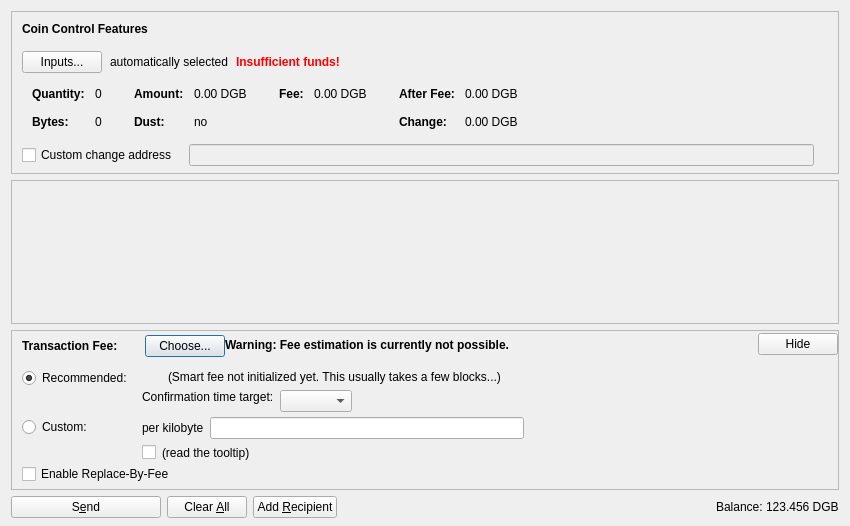
<?xml version="1.0" encoding="UTF-8"?>
<ui version="4.0">
 <class>SendCoinsDialog</class>
 <widget class="QDialog" name="SendCoinsDialog">
  <property name="geometry">
   <rect>
    <x>0</x>
    <y>0</y>
    <width>850</width>
    <height>526</height>
   </rect>
  </property>
  <property name="windowTitle">
   <string>Send Coins</string>
  </property>
  <layout class="QVBoxLayout" name="verticalLayout" stretch="0,1,0,0">
   <property name="bottomMargin">
    <number>8</number>
   </property>
   <item>
    <widget class="QFrame" name="frameCoinControl">
     <property name="sizePolicy">
      <sizepolicy hsizetype="Expanding" vsizetype="Expanding">
       <horstretch>0</horstretch>
       <verstretch>0</verstretch>
      </sizepolicy>
     </property>
     <property name="maximumSize">
      <size>
       <width>16777215</width>
       <height>16777215</height>
      </size>
     </property>
     <property name="frameShape">
      <enum>QFrame::StyledPanel</enum>
     </property>
     <property name="frameShadow">
      <enum>QFrame::Sunken</enum>
     </property>
     <layout class="QVBoxLayout" name="verticalLayoutCoinControl2">
      <property name="spacing">
       <number>0</number>
      </property>
      <property name="leftMargin">
       <number>0</number>
      </property>
      <property name="topMargin">
       <number>0</number>
      </property>
      <property name="rightMargin">
       <number>0</number>
      </property>
      <property name="bottomMargin">
       <number>6</number>
      </property>
      <item>
       <layout class="QVBoxLayout" name="verticalLayoutCoinControl" stretch="0,0,0,0,1">
        <property name="spacing">
         <number>0</number>
        </property>
        <property name="leftMargin">
         <number>10</number>
        </property>
        <property name="topMargin">
         <number>10</number>
        </property>
        <item>
         <layout class="QHBoxLayout" name="horizontalLayoutCoinControl1">
          <property name="bottomMargin">
           <number>15</number>
          </property>
          <item>
           <widget class="QLabel" name="labelCoinControlFeatures">
            <property name="sizePolicy">
             <sizepolicy hsizetype="Preferred" vsizetype="Maximum">
              <horstretch>0</horstretch>
              <verstretch>0</verstretch>
             </sizepolicy>
            </property>
            <property name="font">
             <font>
              <weight>75</weight>
              <bold>true</bold>
             </font>
            </property>
            <property name="styleSheet">
             <string notr="true">font-weight:bold;</string>
            </property>
            <property name="text">
             <string>Coin Control Features</string>
            </property>
           </widget>
          </item>
         </layout>
        </item>
        <item>
         <layout class="QHBoxLayout" name="horizontalLayoutCoinControl2" stretch="0,0,0,0">
          <property name="spacing">
           <number>8</number>
          </property>
          <property name="bottomMargin">
           <number>10</number>
          </property>
          <item>
           <widget class="QPushButton" name="pushButtonCoinControl">
            <property name="styleSheet">
             <string notr="true"/>
            </property>
            <property name="text">
             <string>Inputs...</string>
            </property>
            <property name="autoDefault">
             <bool>false</bool>
            </property>
           </widget>
          </item>
          <item>
           <widget class="QLabel" name="labelCoinControlAutomaticallySelected">
            <property name="text">
             <string>automatically selected</string>
            </property>
            <property name="margin">
             <number>5</number>
            </property>
           </widget>
          </item>
          <item>
           <widget class="QLabel" name="labelCoinControlInsuffFunds">
            <property name="font">
             <font>
              <weight>75</weight>
              <bold>true</bold>
             </font>
            </property>
            <property name="styleSheet">
             <string notr="true">color:red;font-weight:bold;</string>
            </property>
            <property name="text">
             <string>Insufficient funds!</string>
            </property>
            <property name="margin">
             <number>5</number>
            </property>
           </widget>
          </item>
          <item>
           <spacer name="horizontalSpacerCoinControl">
            <property name="orientation">
             <enum>Qt::Horizontal</enum>
            </property>
            <property name="sizeHint" stdset="0">
             <size>
              <width>40</width>
              <height>1</height>
             </size>
            </property>
           </spacer>
          </item>
         </layout>
        </item>
        <item>
         <widget class="QWidget" name="widgetCoinControl" native="true">
          <property name="sizePolicy">
           <sizepolicy hsizetype="Preferred" vsizetype="Preferred">
            <horstretch>0</horstretch>
            <verstretch>0</verstretch>
           </sizepolicy>
          </property>
          <property name="minimumSize">
           <size>
            <width>0</width>
            <height>0</height>
           </size>
          </property>
          <property name="styleSheet">
           <string notr="true"/>
          </property>
          <layout class="QHBoxLayout" name="horizontalLayoutCoinControl5">
           <property name="leftMargin">
            <number>0</number>
           </property>
           <property name="topMargin">
            <number>0</number>
           </property>
           <property name="rightMargin">
            <number>0</number>
           </property>
           <property name="bottomMargin">
            <number>0</number>
           </property>
           <item>
            <layout class="QHBoxLayout" name="horizontalLayoutCoinControl3" stretch="0,0,0,1">
             <property name="spacing">
              <number>20</number>
             </property>
             <property name="topMargin">
              <number>0</number>
             </property>
             <property name="bottomMargin">
              <number>10</number>
             </property>
             <item>
              <layout class="QFormLayout" name="formLayoutCoinControl1">
               <property name="horizontalSpacing">
                <number>10</number>
               </property>
               <property name="verticalSpacing">
                <number>14</number>
               </property>
               <property name="leftMargin">
                <number>10</number>
               </property>
               <property name="topMargin">
                <number>4</number>
               </property>
               <property name="rightMargin">
                <number>6</number>
               </property>
               <item row="0" column="0">
                <widget class="QLabel" name="labelCoinControlQuantityText">
                 <property name="font">
                  <font>
                   <weight>75</weight>
                   <bold>true</bold>
                  </font>
                 </property>
                 <property name="text">
                  <string>Quantity:</string>
                 </property>
                 <property name="margin">
                  <number>0</number>
                 </property>
                </widget>
               </item>
               <item row="0" column="1">
                <widget class="QLabel" name="labelCoinControlQuantity">
                 <property name="cursor">
                  <cursorShape>IBeamCursor</cursorShape>
                 </property>
                 <property name="contextMenuPolicy">
                  <enum>Qt::ActionsContextMenu</enum>
                 </property>
                 <property name="text">
                  <string notr="true">0</string>
                 </property>
                 <property name="margin">
                  <number>0</number>
                 </property>
                 <property name="textInteractionFlags">
                  <set>Qt::LinksAccessibleByMouse|Qt::TextSelectableByKeyboard|Qt::TextSelectableByMouse</set>
                 </property>
                </widget>
               </item>
               <item row="1" column="0">
                <widget class="QLabel" name="labelCoinControlBytesText">
                 <property name="font">
                  <font>
                   <weight>75</weight>
                   <bold>true</bold>
                  </font>
                 </property>
                 <property name="text">
                  <string>Bytes:</string>
                 </property>
                </widget>
               </item>
               <item row="1" column="1">
                <widget class="QLabel" name="labelCoinControlBytes">
                 <property name="cursor">
                  <cursorShape>IBeamCursor</cursorShape>
                 </property>
                 <property name="contextMenuPolicy">
                  <enum>Qt::ActionsContextMenu</enum>
                 </property>
                 <property name="text">
                  <string notr="true">0</string>
                 </property>
                 <property name="textInteractionFlags">
                  <set>Qt::LinksAccessibleByMouse|Qt::TextSelectableByKeyboard|Qt::TextSelectableByMouse</set>
                 </property>
                </widget>
               </item>
              </layout>
             </item>
             <item>
              <layout class="QFormLayout" name="formLayoutCoinControl2">
               <property name="horizontalSpacing">
                <number>10</number>
               </property>
               <property name="verticalSpacing">
                <number>14</number>
               </property>
               <property name="leftMargin">
                <number>6</number>
               </property>
               <property name="topMargin">
                <number>4</number>
               </property>
               <property name="rightMargin">
                <number>6</number>
               </property>
               <item row="0" column="0">
                <widget class="QLabel" name="labelCoinControlAmountText">
                 <property name="font">
                  <font>
                   <weight>75</weight>
                   <bold>true</bold>
                  </font>
                 </property>
                 <property name="text">
                  <string>Amount:</string>
                 </property>
                 <property name="margin">
                  <number>0</number>
                 </property>
                </widget>
               </item>
               <item row="0" column="1">
                <widget class="QLabel" name="labelCoinControlAmount">
                 <property name="cursor">
                  <cursorShape>IBeamCursor</cursorShape>
                 </property>
                 <property name="contextMenuPolicy">
                  <enum>Qt::ActionsContextMenu</enum>
                 </property>
                 <property name="text">
                  <string notr="true">0.00 DGB</string>
                 </property>
                 <property name="textInteractionFlags">
                  <set>Qt::LinksAccessibleByMouse|Qt::TextSelectableByKeyboard|Qt::TextSelectableByMouse</set>
                 </property>
                </widget>
               </item>
               <item row="1" column="0">
                <widget class="QLabel" name="labelCoinControlLowOutputText">
                 <property name="font">
                  <font>
                   <weight>75</weight>
                   <bold>true</bold>
                  </font>
                 </property>
                 <property name="text">
                  <string>Dust:</string>
                 </property>
                </widget>
               </item>
               <item row="1" column="1">
                <widget class="QLabel" name="labelCoinControlLowOutput">
                 <property name="cursor">
                  <cursorShape>IBeamCursor</cursorShape>
                 </property>
                 <property name="contextMenuPolicy">
                  <enum>Qt::ActionsContextMenu</enum>
                 </property>
                 <property name="text">
                  <string notr="true">no</string>
                 </property>
                 <property name="textInteractionFlags">
                  <set>Qt::LinksAccessibleByMouse|Qt::TextSelectableByKeyboard|Qt::TextSelectableByMouse</set>
                 </property>
                </widget>
               </item>
              </layout>
             </item>
             <item>
              <layout class="QFormLayout" name="formLayoutCoinControl3">
               <property name="horizontalSpacing">
                <number>10</number>
               </property>
               <property name="verticalSpacing">
                <number>14</number>
               </property>
               <property name="leftMargin">
                <number>6</number>
               </property>
               <property name="topMargin">
                <number>4</number>
               </property>
               <property name="rightMargin">
                <number>6</number>
               </property>
               <item row="0" column="0">
                <widget class="QLabel" name="labelCoinControlFeeText">
                 <property name="font">
                  <font>
                   <weight>75</weight>
                   <bold>true</bold>
                  </font>
                 </property>
                 <property name="text">
                  <string>Fee:</string>
                 </property>
                 <property name="margin">
                  <number>0</number>
                 </property>
                </widget>
               </item>
               <item row="0" column="1">
                <widget class="QLabel" name="labelCoinControlFee">
                 <property name="cursor">
                  <cursorShape>IBeamCursor</cursorShape>
                 </property>
                 <property name="contextMenuPolicy">
                  <enum>Qt::ActionsContextMenu</enum>
                 </property>
                 <property name="text">
                  <string notr="true">0.00 DGB</string>
                 </property>
                 <property name="textInteractionFlags">
                  <set>Qt::LinksAccessibleByMouse|Qt::TextSelectableByKeyboard|Qt::TextSelectableByMouse</set>
                 </property>
                </widget>
               </item>
              </layout>
             </item>
             <item>
              <layout class="QFormLayout" name="formLayoutCoinControl4">
               <property name="horizontalSpacing">
                <number>10</number>
               </property>
               <property name="verticalSpacing">
                <number>14</number>
               </property>
               <property name="leftMargin">
                <number>6</number>
               </property>
               <property name="topMargin">
                <number>4</number>
               </property>
               <property name="rightMargin">
                <number>6</number>
               </property>
               <item row="0" column="0">
                <widget class="QLabel" name="labelCoinControlAfterFeeText">
                 <property name="font">
                  <font>
                   <weight>75</weight>
                   <bold>true</bold>
                  </font>
                 </property>
                 <property name="text">
                  <string>After Fee:</string>
                 </property>
                 <property name="margin">
                  <number>0</number>
                 </property>
                </widget>
               </item>
               <item row="0" column="1">
                <widget class="QLabel" name="labelCoinControlAfterFee">
                 <property name="cursor">
                  <cursorShape>IBeamCursor</cursorShape>
                 </property>
                 <property name="contextMenuPolicy">
                  <enum>Qt::ActionsContextMenu</enum>
                 </property>
                 <property name="text">
                  <string notr="true">0.00 DGB</string>
                 </property>
                 <property name="textInteractionFlags">
                  <set>Qt::LinksAccessibleByMouse|Qt::TextSelectableByKeyboard|Qt::TextSelectableByMouse</set>
                 </property>
                </widget>
               </item>
               <item row="1" column="0">
                <widget class="QLabel" name="labelCoinControlChangeText">
                 <property name="font">
                  <font>
                   <weight>75</weight>
                   <bold>true</bold>
                  </font>
                 </property>
                 <property name="text">
                  <string>Change:</string>
                 </property>
                </widget>
               </item>
               <item row="1" column="1">
                <widget class="QLabel" name="labelCoinControlChange">
                 <property name="cursor">
                  <cursorShape>IBeamCursor</cursorShape>
                 </property>
                 <property name="contextMenuPolicy">
                  <enum>Qt::ActionsContextMenu</enum>
                 </property>
                 <property name="text">
                  <string notr="true">0.00 DGB</string>
                 </property>
                 <property name="textInteractionFlags">
                  <set>Qt::LinksAccessibleByMouse|Qt::TextSelectableByKeyboard|Qt::TextSelectableByMouse</set>
                 </property>
                </widget>
               </item>
              </layout>
             </item>
            </layout>
           </item>
          </layout>
         </widget>
        </item>
        <item>
         <layout class="QHBoxLayout" name="horizontalLayoutCoinControl4" stretch="0,0,0">
          <property name="spacing">
           <number>12</number>
          </property>
          <property name="sizeConstraint">
           <enum>QLayout::SetDefaultConstraint</enum>
          </property>
          <property name="topMargin">
           <number>5</number>
          </property>
          <property name="rightMargin">
           <number>5</number>
          </property>
          <item>
           <widget class="QCheckBox" name="checkBoxCoinControlChange">
            <property name="toolTip">
             <string>If this is activated, but the change address is empty or invalid, change will be sent to a newly generated address.</string>
            </property>
            <property name="text">
             <string>Custom change address</string>
            </property>
           </widget>
          </item>
          <item>
           <widget class="QValidatedLineEdit" name="lineEditCoinControlChange">
            <property name="enabled">
             <bool>false</bool>
            </property>
            <property name="sizePolicy">
             <sizepolicy hsizetype="Expanding" vsizetype="Fixed">
              <horstretch>0</horstretch>
              <verstretch>0</verstretch>
             </sizepolicy>
            </property>
           </widget>
          </item>
          <item>
           <widget class="QLabel" name="labelCoinControlChangeLabel">
            <property name="sizePolicy">
             <sizepolicy hsizetype="Preferred" vsizetype="Expanding">
              <horstretch>0</horstretch>
              <verstretch>0</verstretch>
             </sizepolicy>
            </property>
            <property name="minimumSize">
             <size>
              <width>0</width>
              <height>0</height>
             </size>
            </property>
            <property name="text">
             <string/>
            </property>
            <property name="margin">
             <number>3</number>
            </property>
           </widget>
          </item>
         </layout>
        </item>
        <item>
         <spacer name="verticalSpacerCoinControl">
          <property name="orientation">
           <enum>Qt::Vertical</enum>
          </property>
          <property name="sizeHint" stdset="0">
           <size>
            <width>800</width>
            <height>1</height>
           </size>
          </property>
         </spacer>
        </item>
       </layout>
      </item>
     </layout>
    </widget>
   </item>
   <item>
    <widget class="QScrollArea" name="scrollArea">
     <property name="widgetResizable">
      <bool>true</bool>
     </property>
     <widget class="QWidget" name="scrollAreaWidgetContents">
      <property name="geometry">
       <rect>
        <x>0</x>
        <y>0</y>
        <width>830</width>
        <height>104</height>
       </rect>
      </property>
      <layout class="QVBoxLayout" name="verticalLayout_2" stretch="0,1">
       <property name="leftMargin">
        <number>0</number>
       </property>
       <property name="topMargin">
        <number>0</number>
       </property>
       <property name="rightMargin">
        <number>0</number>
       </property>
       <property name="bottomMargin">
        <number>0</number>
       </property>
       <item>
        <layout class="QVBoxLayout" name="entries">
         <property name="spacing">
          <number>6</number>
         </property>
        </layout>
       </item>
       <item>
        <spacer name="verticalSpacer">
         <property name="orientation">
          <enum>Qt::Vertical</enum>
         </property>
         <property name="sizeHint" stdset="0">
          <size>
           <width>20</width>
           <height>40</height>
          </size>
         </property>
        </spacer>
       </item>
      </layout>
     </widget>
    </widget>
   </item>
   <item>
    <widget class="QFrame" name="frameFee">
     <property name="sizePolicy">
      <sizepolicy hsizetype="Expanding" vsizetype="Expanding">
       <horstretch>0</horstretch>
       <verstretch>0</verstretch>
      </sizepolicy>
     </property>
     <property name="maximumSize">
      <size>
       <width>16777215</width>
       <height>16777215</height>
      </size>
     </property>
     <property name="frameShape">
      <enum>QFrame::StyledPanel</enum>
     </property>
     <property name="frameShadow">
      <enum>QFrame::Sunken</enum>
     </property>
     <layout class="QVBoxLayout" name="verticalLayoutFee1">
      <property name="spacing">
       <number>0</number>
      </property>
      <property name="leftMargin">
       <number>0</number>
      </property>
      <property name="topMargin">
       <number>0</number>
      </property>
      <property name="rightMargin">
       <number>0</number>
      </property>
      <property name="bottomMargin">
       <number>0</number>
      </property>
      <item>
       <layout class="QVBoxLayout" name="verticalLayoutFee2" stretch="0,0,0">
        <property name="spacing">
         <number>0</number>
        </property>
        <property name="leftMargin">
         <number>10</number>
        </property>
        <property name="topMargin">
         <number>0</number>
        </property>
        <item>
         <layout class="QHBoxLayout" name="horizontalLayoutFee1">
          <property name="bottomMargin">
           <number>0</number>
          </property>
          <item>
           <layout class="QVBoxLayout" name="verticalLayoutFee7">
            <property name="spacing">
             <number>0</number>
            </property>
            <item>
             <spacer name="verticalSpacerSmartFee">
              <property name="orientation">
               <enum>Qt::Vertical</enum>
              </property>
              <property name="sizeType">
               <enum>QSizePolicy::Fixed</enum>
              </property>
              <property name="sizeHint" stdset="0">
               <size>
                <width>1</width>
                <height>4</height>
               </size>
              </property>
             </spacer>
            </item>
            <item>
             <layout class="QHBoxLayout" name="horizontalLayoutSmartFee">
              <property name="spacing">
               <number>10</number>
              </property>
              <item>
               <widget class="QLabel" name="labelFeeHeadline">
                <property name="sizePolicy">
                 <sizepolicy hsizetype="Preferred" vsizetype="Maximum">
                  <horstretch>0</horstretch>
                  <verstretch>0</verstretch>
                 </sizepolicy>
                </property>
                <property name="font">
                 <font>
                  <weight>75</weight>
                  <bold>true</bold>
                 </font>
                </property>
                <property name="styleSheet">
                 <string notr="true">font-weight:bold;</string>
                </property>
                <property name="text">
                 <string>Transaction Fee:</string>
                </property>
               </widget>
              </item>
              <item>
               <widget class="QLabel" name="labelFeeMinimized">
                <property name="text">
                 <string/>
                </property>
               </widget>
              </item>
              <item>
               <widget class="QPushButton" name="buttonChooseFee">
                <property name="text">
                 <string>Choose...</string>
                </property>
               </widget>
              </item>
             </layout>
            </item>
            <item>
             <spacer name="verticalSpacer_5">
              <property name="orientation">
               <enum>Qt::Vertical</enum>
              </property>
              <property name="sizeHint" stdset="0">
               <size>
                <width>1</width>
                <height>1</height>
               </size>
              </property>
             </spacer>
            </item>
           </layout>
          </item>
          <item>
           <widget class="QLabel" name="fallbackFeeWarningLabel">
            <property name="toolTip">
             <string>Using the fallbackfee can result in sending a transaction that will take several hours or days (or never) to confirm. Consider choosing your fee manually or wait until you have validated the complete chain.</string>
            </property>
            <property name="font">
            <font>
                <weight>75</weight>
                <bold>true</bold>
            </font>
            </property>
            <property name="text">
             <string>Warning: Fee estimation is currently not possible.</string>
            </property>
            <property name="wordWrap">
             <bool>false</bool>
            </property>
           </widget>
          </item>
          <item>
           <spacer name="horizontalSpacer_4">
            <property name="orientation">
             <enum>Qt::Horizontal</enum>
            </property>
            <property name="sizeType">
             <enum>QSizePolicy::MinimumExpanding</enum>
            </property>
            <property name="sizeHint" stdset="0">
             <size>
              <width>40</width>
              <height>20</height>
             </size>
            </property>
           </spacer>
          </item>
          <item>
           <widget class="QPushButton" name="buttonMinimizeFee">
            <property name="toolTip">
             <string>collapse fee-settings</string>
            </property>
            <property name="text">
             <string>Hide</string>
            </property>
           </widget>
          </item>
         </layout>
        </item>
        <item>
         <widget class="QFrame" name="frameFeeSelection">
          <layout class="QVBoxLayout" name="verticalLayoutFee12">
           <property name="spacing">
            <number>0</number>
           </property>
           <property name="leftMargin">
            <number>0</number>
           </property>
           <property name="topMargin">
            <number>0</number>
           </property>
           <property name="rightMargin">
            <number>0</number>
           </property>
           <property name="bottomMargin">
            <number>0</number>
           </property>
           <item>
            <layout class="QGridLayout" name="gridLayoutFee">
             <property name="topMargin">
              <number>10</number>
             </property>
             <property name="bottomMargin">
              <number>4</number>
             </property>
             <property name="horizontalSpacing">
              <number>10</number>
             </property>
             <property name="verticalSpacing">
              <number>4</number>
             </property>
             <item row="1" column="1">
              <layout class="QVBoxLayout" name="verticalLayoutFee8">
               <property name="spacing">
                <number>6</number>
               </property>
               <item>
                <layout class="QHBoxLayout" name="horizontalLayoutFee13">
                 <item>
                  <widget class="QLabel" name="labelCustomPerKilobyte">
                   <property name="toolTip">
                    <string>Specify a custom fee per kB (1,000 bytes) of the transaction's virtual size.

Note:  Since the fee is calculated on a per-byte basis, a fee of "100 satoshis per kB" for a transaction size of 500 bytes (half of 1 kB) would ultimately yield a fee of only 50 satoshis.</string>
                   </property>
                   <property name="text">
                    <string>per kilobyte</string>
                   </property>
                  </widget>
                 </item>
                 <item>
                  <widget class="DigiByteAmountField" name="customFee"/>
                 </item>
                 <item>
                  <spacer name="horizontalSpacer_6">
                   <property name="orientation">
                    <enum>Qt::Horizontal</enum>
                   </property>
                   <property name="sizeHint" stdset="0">
                    <size>
                     <width>1</width>
                     <height>1</height>
                    </size>
                   </property>
                  </spacer>
                 </item>
                </layout>
               </item>
               <item>
                <layout class="QHBoxLayout" name="horizontalLayoutFee8">
                 <item>
                  <widget class="QCheckBox" name="checkBoxMinimumFee">
                   <property name="toolTip">
                    <string>Paying only the minimum fee is just fine as long as there is less transaction volume than space in the blocks. But be aware that this can end up in a never confirming transaction once there is more demand for auroracoin transactions than the network can process.</string>
                   </property>
                   <property name="text">
                    <string/>
                   </property>
                  </widget>
                 </item>
                 <item>
                  <widget class="QLabel" name="labelMinFeeWarning">
                   <property name="enabled">
                    <bool>true</bool>
                   </property>
                   <property name="toolTip">
                    <string>Paying only the minimum fee is just fine as long as there is less transaction volume than space in the blocks. But be aware that this can end up in a never confirming transaction once there is more demand for auroracoin transactions than the network can process.</string>
                   </property>
                   <property name="text">
                    <string>(read the tooltip)</string>
                   </property>
                   <property name="margin">
                    <number>5</number>
                   </property>
                  </widget>
                 </item>
                 <item>
                  <spacer name="horizontalSpacer_2">
                   <property name="orientation">
                    <enum>Qt::Horizontal</enum>
                   </property>
                   <property name="sizeHint" stdset="0">
                    <size>
                     <width>1</width>
                     <height>1</height>
                    </size>
                   </property>
                  </spacer>
                 </item>
                </layout>
               </item>
              </layout>
             </item>
             <item row="0" column="0">
              <layout class="QVBoxLayout" name="verticalLayoutFee4" stretch="0,1">
               <item>
                <widget class="QRadioButton" name="radioSmartFee">
                 <property name="text">
                  <string>Recommended:</string>
                 </property>
                 <property name="checked">
                  <bool>true</bool>
                 </property>
                 <attribute name="buttonGroup">
                  <string notr="true">groupFee</string>
                 </attribute>
                </widget>
               </item>
               <item>
                <spacer name="verticalSpacer_2">
                 <property name="orientation">
                  <enum>Qt::Vertical</enum>
                 </property>
                 <property name="sizeHint" stdset="0">
                  <size>
                   <width>1</width>
                   <height>1</height>
                  </size>
                 </property>
                </spacer>
               </item>
              </layout>
             </item>
             <item row="1" column="0">
              <layout class="QVBoxLayout" name="verticalLayoutFee9" stretch="0,1">
               <item>
                <widget class="QRadioButton" name="radioCustomFee">
                 <property name="text">
                  <string>Custom:</string>
                 </property>
                 <attribute name="buttonGroup">
                  <string notr="true">groupFee</string>
                 </attribute>
                </widget>
               </item>
               <item>
                <spacer name="verticalSpacer_6">
                 <property name="orientation">
                  <enum>Qt::Vertical</enum>
                 </property>
                 <property name="sizeHint" stdset="0">
                  <size>
                   <width>1</width>
                   <height>1</height>
                  </size>
                 </property>
                </spacer>
               </item>
              </layout>
             </item>
             <item row="0" column="1">
              <layout class="QVBoxLayout" name="verticalLayoutFee3" stretch="0,0,1">
               <property name="spacing">
                <number>6</number>
               </property>
               <property name="topMargin">
                <number>2</number>
               </property>
               <item>
                <layout class="QHBoxLayout" name="horizontalLayoutFee12">
                 <item>
                  <widget class="QLabel" name="labelSmartFee">
                   <property name="text">
                    <string/>
                   </property>
                   <property name="margin">
                    <number>2</number>
                   </property>
                  </widget>
                 </item>
                 <item>
                  <widget class="QLabel" name="labelFeeEstimation">
                   <property name="text">
                    <string/>
                   </property>
                  </widget>
                 </item>
                 <item>
                  <widget class="QLabel" name="labelSmartFee2">
                   <property name="text">
                    <string>(Smart fee not initialized yet. This usually takes a few blocks...)</string>
                   </property>
                   <property name="margin">
                    <number>2</number>
                   </property>
                  </widget>
                 </item>
                 <item>
                  <spacer name="horizontalSpacer_5">
                   <property name="orientation">
                    <enum>Qt::Horizontal</enum>
                   </property>
                   <property name="sizeHint" stdset="0">
                    <size>
                     <width>1</width>
                     <height>1</height>
                    </size>
                   </property>
                  </spacer>
                 </item>
                </layout>
               </item>
               <item>
                <layout class="QHBoxLayout" name="horizontalLayoutFee9">
                 <item>
                  <layout class="QVBoxLayout" name="verticalLayoutFee6">
                   <item>
                    <widget class="QLabel" name="labelSmartFee3">
                     <property name="text">
                      <string>Confirmation time target:</string>
                     </property>
                     <property name="margin">
                      <number>2</number>
                     </property>
                    </widget>
                   </item>
                   <item>
                    <spacer name="verticalSpacer_3">
                     <property name="orientation">
                      <enum>Qt::Vertical</enum>
                     </property>
                     <property name="sizeHint" stdset="0">
                      <size>
                       <width>1</width>
                       <height>1</height>
                      </size>
                     </property>
                    </spacer>
                   </item>
                  </layout>
                 </item>
                 <item>
                  <layout class="QVBoxLayout" name="verticalLayoutFee5">
                   <property name="rightMargin">
                    <number>30</number>
                   </property>
                   <item>
                    <layout class="QHBoxLayout" name="horizontalLayoutConfTarget">
                     <property name="bottomMargin">
                      <number>0</number>
                     </property>
                     <item>
                      <widget class="QComboBox" name="confTargetSelector"/>
                     </item>
                     <item>
                      <spacer name="horizontalSpacerConfTarget">
                       <property name="orientation">
                        <enum>Qt::Horizontal</enum>
                       </property>
                       <property name="sizeHint" stdset="0">
                        <size>
                         <width>40</width>
                         <height>20</height>
                        </size>
                       </property>
                      </spacer>
                     </item>
                    </layout>
                   </item>
                  </layout>
                 </item>
                </layout>
               </item>
               <item>
                <spacer name="verticalSpacer_4">
                 <property name="orientation">
                  <enum>Qt::Vertical</enum>
                 </property>
                 <property name="sizeHint" stdset="0">
                  <size>
                   <width>1</width>
                   <height>1</height>
                  </size>
                 </property>
                </spacer>
               </item>
              </layout>
             </item>
            </layout>
           </item>
           <item>
            <widget class="QCheckBox" name="optInRBF">
             <property name="text">
              <string>Enable Replace-By-Fee</string>
             </property>
             <property name="toolTip">
              <string>With Replace-By-Fee (BIP-125) you can increase a transaction's fee after it is sent. Without this, a higher fee may be recommended to compensate for increased transaction delay risk.</string>
             </property>
            </widget>
           </item>
          </layout>
         </widget>
        </item>
        <item>
         <spacer name="verticalSpacerFee">
          <property name="orientation">
           <enum>Qt::Vertical</enum>
          </property>
          <property name="sizeHint" stdset="0">
           <size>
            <width>40</width>
            <height>5</height>
           </size>
          </property>
         </spacer>
        </item>
       </layout>
      </item>
     </layout>
    </widget>
   </item>
   <item>
    <layout class="QHBoxLayout" name="horizontalLayout">
     <item>
      <widget class="QPushButton" name="sendButton">
       <property name="minimumSize">
        <size>
         <width>150</width>
         <height>0</height>
        </size>
       </property>
       <property name="toolTip">
        <string>Confirm the send action</string>
       </property>
       <property name="text">
        <string>S&amp;end</string>
       </property>
       <property name="icon">
        <iconset resource="../auroracoin.qrc">
         <normaloff>:/icons/send</normaloff>:/icons/send</iconset>
       </property>
       <property name="autoDefault">
        <bool>false</bool>
       </property>
       <property name="default">
        <bool>false</bool>
       </property>
      </widget>
     </item>
     <item>
      <widget class="QPushButton" name="clearButton">
       <property name="sizePolicy">
        <sizepolicy hsizetype="Minimum" vsizetype="Fixed">
         <horstretch>0</horstretch>
         <verstretch>0</verstretch>
        </sizepolicy>
       </property>
       <property name="toolTip">
        <string>Clear all fields of the form.</string>
       </property>
       <property name="text">
        <string>Clear &amp;All</string>
       </property>
       <property name="icon">
        <iconset resource="../auroracoin.qrc">
         <normaloff>:/icons/remove</normaloff>:/icons/remove</iconset>
       </property>
       <property name="autoDefault">
        <bool>false</bool>
       </property>
      </widget>
     </item>
     <item>
      <widget class="QPushButton" name="addButton">
       <property name="toolTip">
        <string>Send to multiple recipients at once</string>
       </property>
       <property name="text">
        <string>Add &amp;Recipient</string>
       </property>
       <property name="icon">
        <iconset resource="../auroracoin.qrc">
         <normaloff>:/icons/add</normaloff>:/icons/add</iconset>
       </property>
       <property name="autoDefault">
        <bool>false</bool>
       </property>
      </widget>
     </item>
     <item>
      <spacer name="horizontalSpacer">
       <property name="orientation">
        <enum>Qt::Horizontal</enum>
       </property>
       <property name="sizeHint" stdset="0">
        <size>
         <width>40</width>
         <height>20</height>
        </size>
       </property>
      </spacer>
     </item>
     <item>
      <layout class="QHBoxLayout" name="horizontalLayout_2">
       <property name="spacing">
        <number>3</number>
       </property>
       <item>
        <widget class="QLabel" name="label">
         <property name="sizePolicy">
          <sizepolicy hsizetype="Preferred" vsizetype="Fixed">
           <horstretch>0</horstretch>
           <verstretch>0</verstretch>
          </sizepolicy>
         </property>
         <property name="text">
          <string>Balance:</string>
         </property>
        </widget>
       </item>
       <item>
        <widget class="QLabel" name="labelBalance">
         <property name="sizePolicy">
          <sizepolicy hsizetype="Preferred" vsizetype="Fixed">
           <horstretch>0</horstretch>
           <verstretch>0</verstretch>
          </sizepolicy>
         </property>
         <property name="cursor">
          <cursorShape>IBeamCursor</cursorShape>
         </property>
         <property name="text">
          <string notr="true">123.456 DGB</string>
         </property>
         <property name="textInteractionFlags">
          <set>Qt::LinksAccessibleByMouse|Qt::TextSelectableByKeyboard|Qt::TextSelectableByMouse</set>
         </property>
        </widget>
       </item>
      </layout>
     </item>
    </layout>
   </item>
  </layout>
 </widget>
 <customwidgets>
  <customwidget>
   <class>QValidatedLineEdit</class>
   <extends>QLineEdit</extends>
   <header>qt/qvalidatedlineedit.h</header>
  </customwidget>
  <customwidget>
   <class>DigiByteAmountField</class>
   <extends>QLineEdit</extends>
   <header>qt/auroracoinamountfield.h</header>
   <container>1</container>
  </customwidget>
 </customwidgets>
 <resources>
  <include location="../auroracoin.qrc"/>
 </resources>
 <connections/>
 <buttongroups>
  <buttongroup name="groupFee"/>
 </buttongroups>
</ui>
